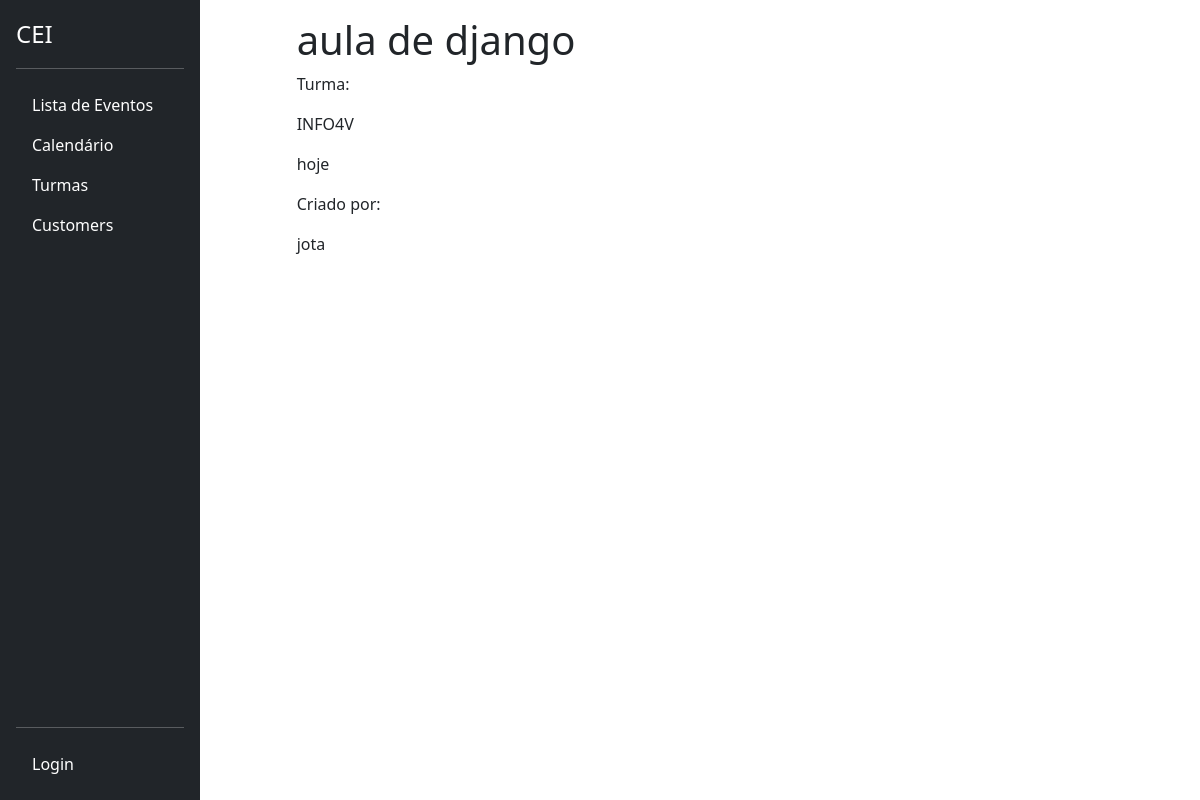
/task/2/, run on an earlier commit of the app's database.
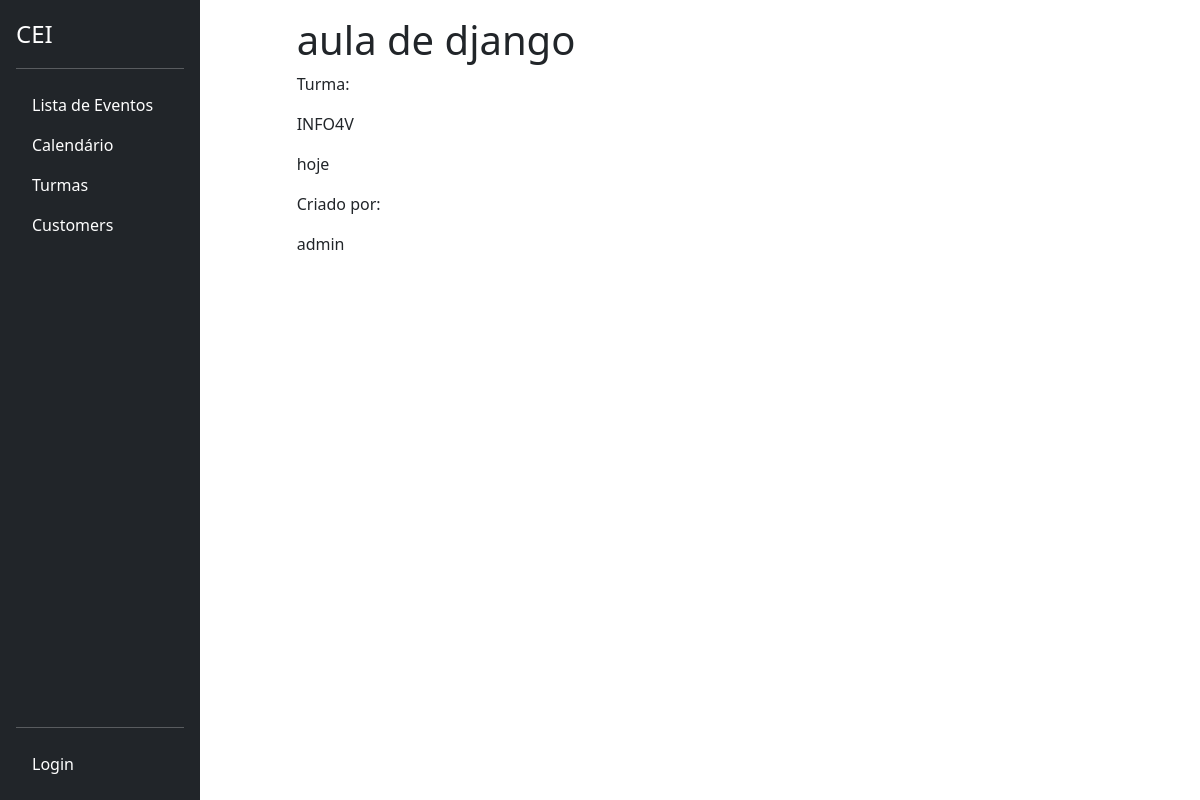
And on a later commit of the database.
### tasks/models.py (models this page shows, shortened)
class Task(models.Model):
    id = models.BigAutoField(primary_key=True)
    title = models.CharField(max_length=255)
    description = models.TextField()
    start_date = models.DateField()
    end_date = models.DateField()
    total_subs = models.PositiveIntegerField(default=0)
    subs = models.PositiveIntegerField(default=0)
    start_time = models.TimeField()
    end_time = models.TimeField()
    usuario = models.ForeignKey(CustomUser, on_delete=models.PROTECT)
    turma = models.ForeignKey('classes.Turma', on_delete=models.CASCADE)
    created_at = models.DateTimeField(auto_now_add=True)
    updated_at = models.DateTimeField(auto_now=True)

### profiles/models.py (models this page shows)
class CustomUser(AbstractUser):
    id = models.BigAutoField(primary_key=True)
    turma = models.ForeignKey('classes.Turma', on_delete=models.SET_NULL, blank=True, null=True)

### classes/models.py (models this page shows, shortened)
class Turma(models.Model):
    TURNO_CHOICES = [
        ('manha', 'Manhã'),
        ('tarde', 'Tarde'),
        ('noite', 'Noite'),
    ]
    CURSO_CHOICES = [
        ('edificacoes', 'Edificações'),
        ('informatica', 'Informática'),
        ('meio_ambiente', 'Meio Ambiente'),
        ('matematica', 'Matemática'),
    ]
    SERIE_CHOICES = [
        ('1', '1º Ano'),
        ('2', '2º Ano'),
        ('3', '3º Ano'),
        ('4', '4º Ano'),
    ]
    nome = models.CharField(max_length=100)
    serie = models.CharField(max_length=1, choices=SERIE_CHOICES)
    turno = models.CharField(max_length=5, choices=TURNO_CHOICES)
    curso = models.CharField(max_length=15, choices=CURSO_CHOICES)

### tasks/views.py (the view)
# urls.py: path('task/<int:pk>/', TaskDetailView.as_view(), name='task-view'),  # Use pk para ID
class TaskDetailView(DetailView):
    model = Task
    template_name = 'tasks/task.html'
    context_object_name = 'task'

### tasks/templates/tasks/task.html (shortened to what this page needs)
{% extends 'base.html' %}
{% block content %}
<div class="offset-1 col-10 list-div">
    <h1>{{task.title}}</h1>
    <p>Turma:</p><p>{{task.turma.nome}}</p>
    <p>{{task.description}}</p>
    <p>Criado por:</p><p>{{task.usuario}}</p>
</div>
{% endblock %}

What changed in the data, as far as the page shows it:
changed Task "aula de django": usuario "jota" → "admin"
